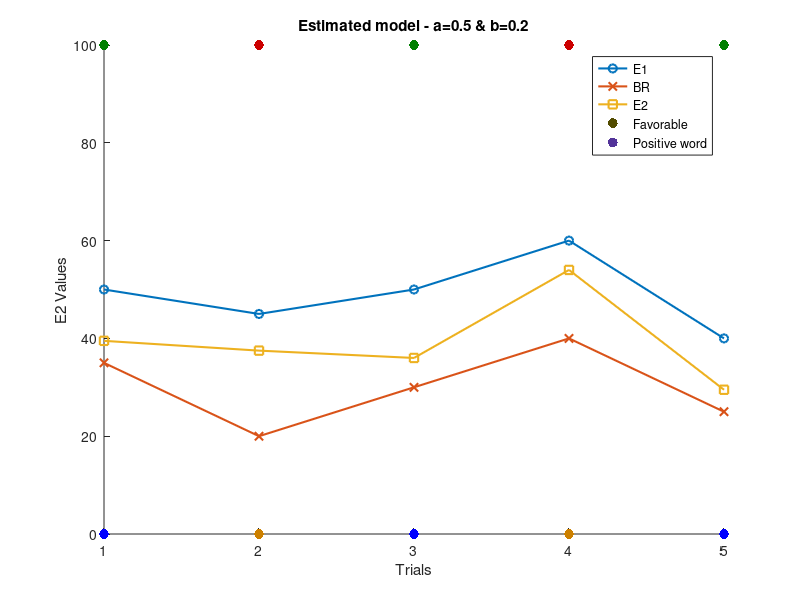

Recreate this plot in MATLAB.
%% Model building and testing
% This script specifies the self belief updating generative model and tests whether 
% the model reliably captures different updating behaviors, including positively biased updating,
% non-biased symmetric updating, positive-only paradoxical updating, and null learning.

% To replicate the visualization presented in Supplementary Figure 2, modify line 16 & 17 as follows:
% For Figure 2a (a = 0.5, b = 0.2):   a = 0.5; b = 0.2;
% For Figure 2b (a = 0.5, b = 0):     a = 0.5; b = 0;
% For Figure 2c (a = 0, b = 0.2):     a = 0; b = 0.2;
% For Figure 2d (a = 0, b = 0):       a = 0; b = 0;

% simulate input variables and parameters 
BR = [35;20;30;40;25];
E1 = [50;45;50;60;40];
V = [-1;1;-1;1;-1];
a = 0.5; 
b = 0.2;  

%% Self belief updating generative model: 
% E2 = E1 + (a+(sign(BR-E1) * V) * b) * (BR-E1)
EE = BR-E1;
% derive sign of EE
N = (EE ./abs(EE)) .* V;  
% specify LR 
LR = a + N .* b;
% specify how E1 is updated to E2
E2 = E1 + LR .* EE;

%% Model visualization
N_y = zeros(length(N), 1);  
N_color = zeros(length(N), 3); 
N_y2 = zeros(length(N), 1); 
N_color2 = zeros(length(N), 3);

% visualize favorable & unfavorable condition
for t = 1:length(N)
    if N(t) == 1  
        N_y(t) = 100;
        N_color(t, :) = [0, 0.5, 0];  
    elseif N(t) == -1  
        N_y(t) = 100;
        N_color(t, :) = [0.8, 0, 0]; 
    elseif N(t) == 0  
        N_y(t) = 100;
        N_color(t, :) = [1, 0, 0]; 
    end
end
% visualize word valence
    for t = 1:length(N)
      if V(t) == 1  
         N_y2(t) = 0;
         N_color2(t, :) = [0.8, 0.5, 0];  
      else 
         N_y2(t) = 0;
         N_color2(t, :) = [0, 0, 1];  
      end
    end
figure;
hold on;
plot(1:length(E1), E1, '-o', 'LineWidth', 1.5, 'DisplayName', 'E1'); 
plot(1:length(BR), BR, '-x', 'LineWidth', 1.5, 'DisplayName', 'BR');  
plot(1:length(E2), E2, '-s', 'LineWidth', 1.5, 'DisplayName', 'E2');
scatter(1:length(N), N_y, 50, N_color, 'filled', 'DisplayName', 'Favorable');
scatter(1:length(N), N_y2, 50, N_color2, 'filled', 'DisplayName', 'Positive word');
hold on;
legend('show');
title('Estimated model - a=0.5 & b=0.2');
xlabel('Trials');
ylabel('E2 Values');
hold off;
